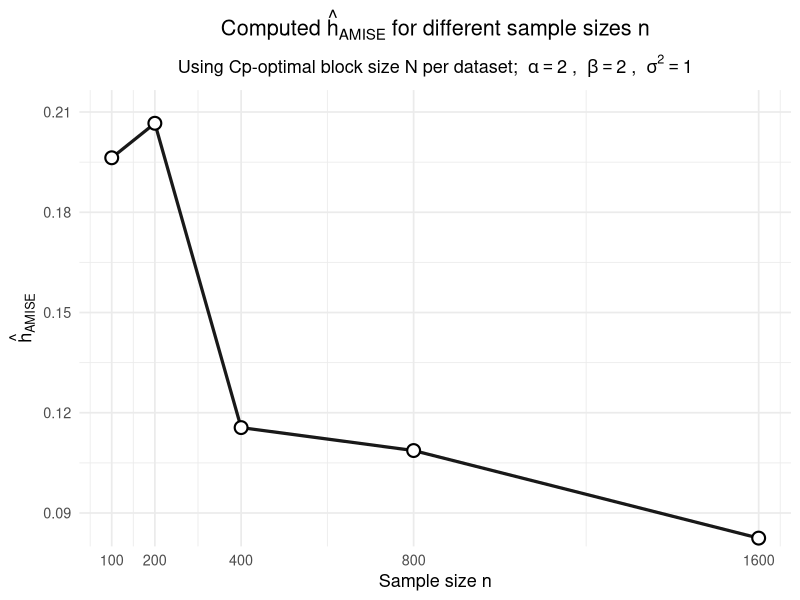
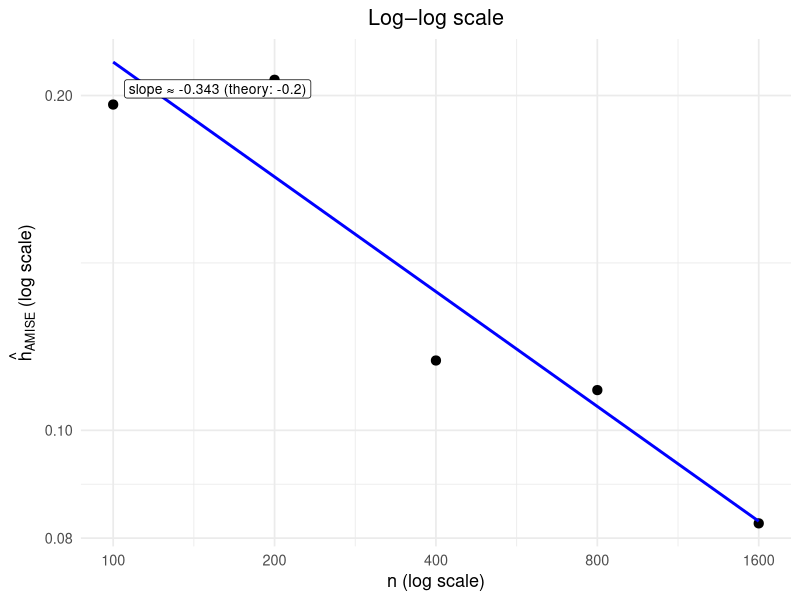
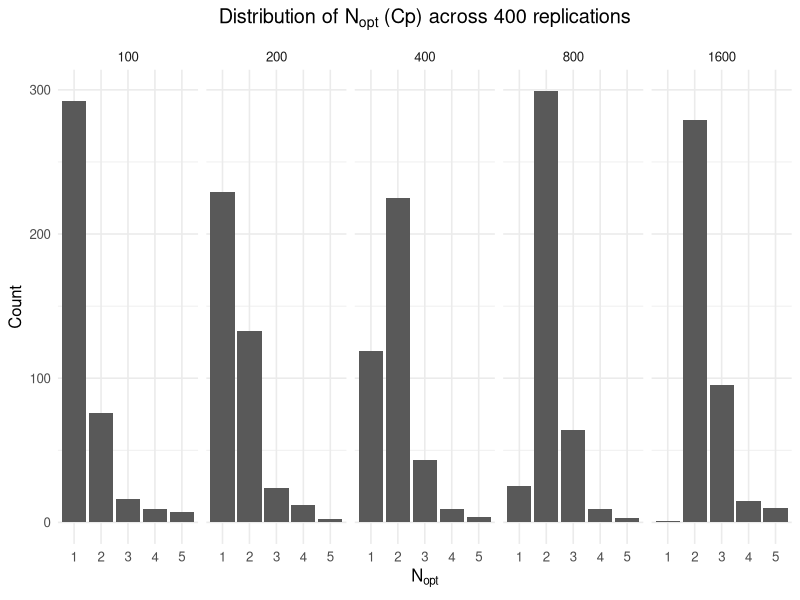
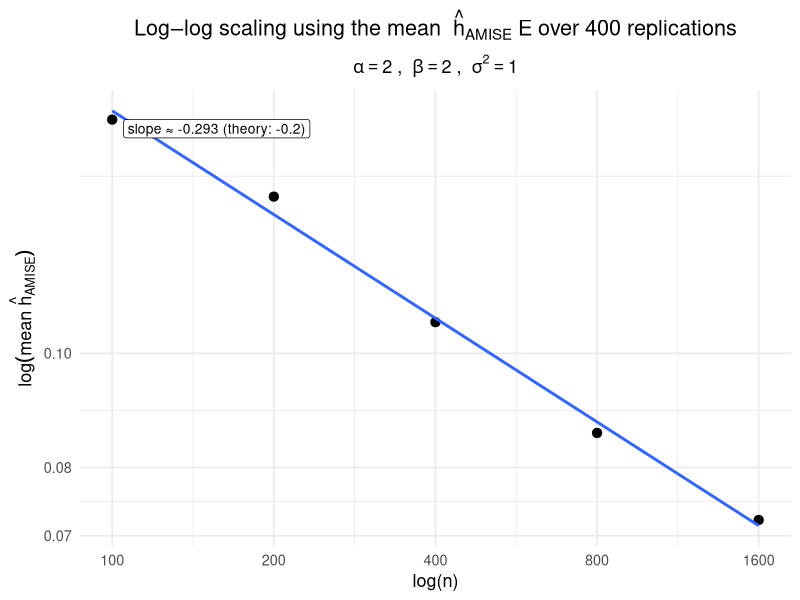
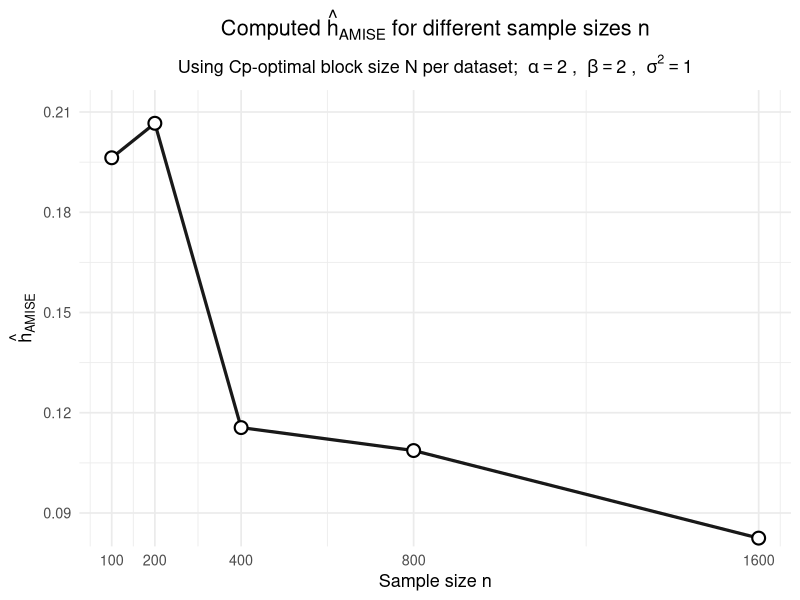
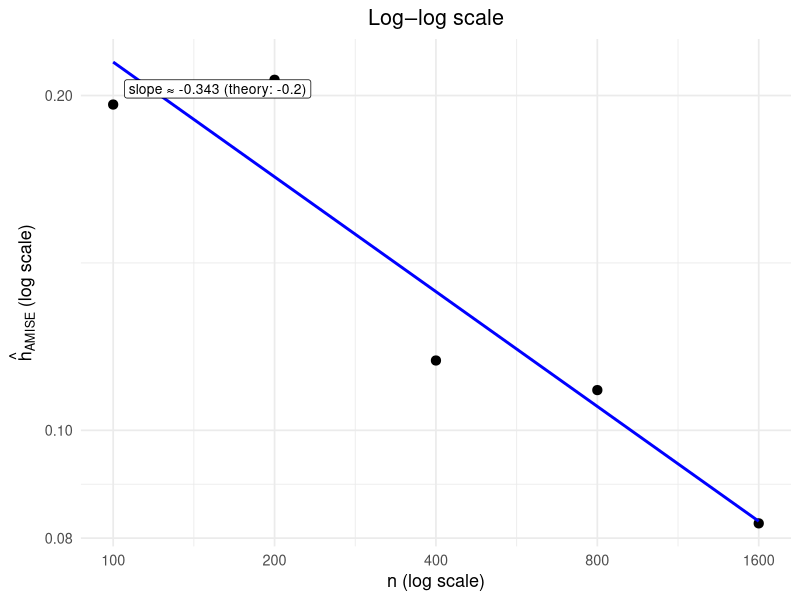
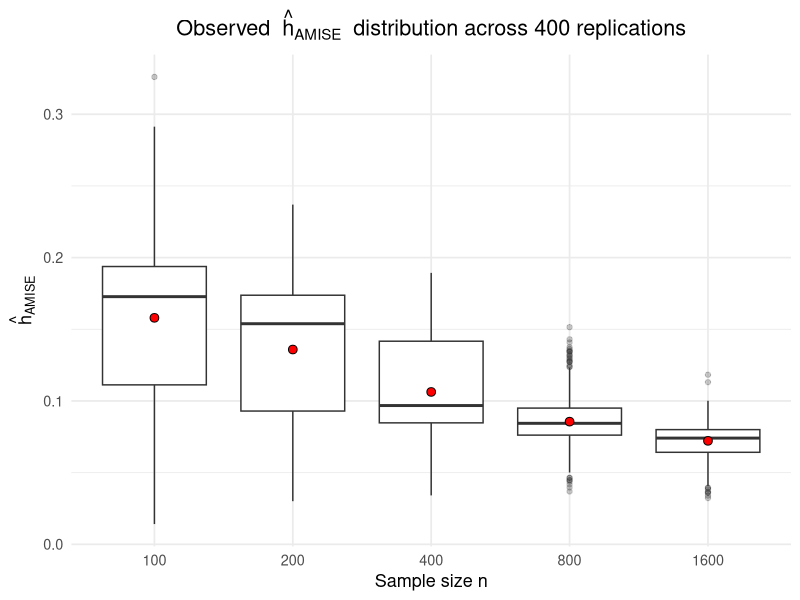
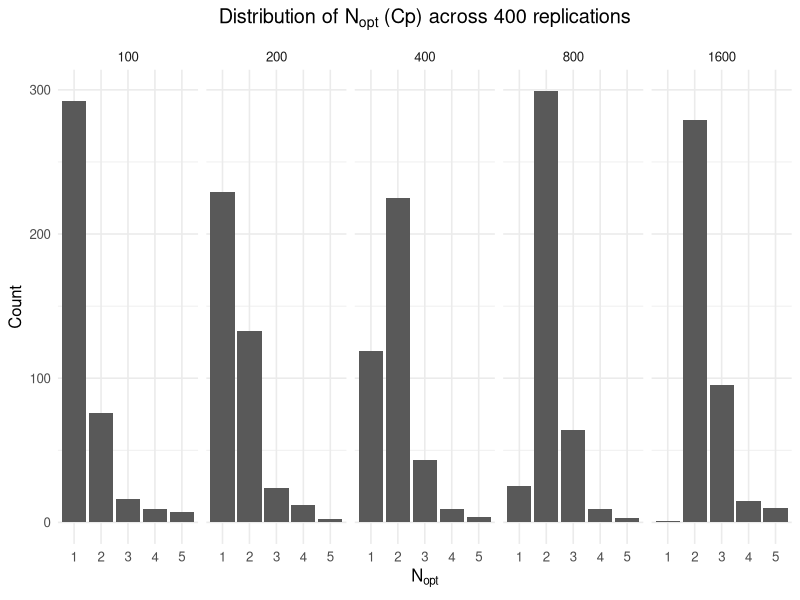

Here is the R script that generated these plots, in order: (Note: this script raises an error after producing the figures.)
set.seed(111)
library(ggplot2)
# We start by defining the functions we will need later

# the regression function m
reg_m <- function(x){
  sin(1/(x/3 + 0.1))
}

block_assignment <- function(x, N) {
  cut(x, breaks = seq(0, 1, length.out = N + 1),
      include.lowest = T, right = T, labels = F)
}


# Second derivative of an order 4 polynomial used to approxiate theta_22 and sigma2
poly_2nd <- function(x, coeff) {
  coeff <- c(coeff, rep(0, max(0, 5 - length(coeff))))
  2*coeff[3] + 6*coeff[4]*x + 12*coeff[5]*x^2
}

# Function that will fit a polynomial linear model of order 4 in each block j=1, ..., N if there are
# enough data points in the block
fit_blocks <- function(x, y, N){
  liste_coeff <- vector("list", N)
  blocks_rss <- numeric(N)
  m2nd_vec <- numeric(length(x))
  
  z <- block_assignment(x, N)
  for (j in seq_len(N)){
    index <- which(z == j)
    xj <- x[index]
    yj <- y[index]
    if (length(index) < 6) {                           
      return(list(valid = F))                        
    }
    
    Xj <- cbind(1, xj, xj^2, xj^3, xj^4)
    fitj <- lm.fit(Xj, yj)
    coeffj <- coef(fitj)
    if (any(!is.finite(coeffj))) return(list(valid = F))
    
    liste_coeff[[j]] <- coeffj
    fitted_j <- drop(Xj %*% coeffj)
    resid_j  <- yj - fitted_j
    blocks_rss[j] <- sum(resid_j^2)
  }
  
   for (j in seq_len(N)){
    index <- which(z == j)
    m2nd_vec[index] <- poly_2nd(x[index], liste_coeff[[j]])
  }
  
  list(
    valid = T,
    z=z,
    betas_hat = liste_coeff,
    m2nd = m2nd_vec,
    total_rss = sum(blocks_rss)
  )
}


# Estimate theta22_hat(N) and sigma2_hat(N) 
estimates <- function(x, y, N) {
  n <- length(x)
  fit <- fit_blocks(x, y, N)
  
  if (!isTRUE(fit$valid)) return(list(valid = F))
  theta22_hat <- mean( fit$m2nd^2 )

  if ((n - 5 * N) <= 0) return(list(valid = F))
  sigma2_hat <- fit$total_rss / (n - 5 * N)
  
  list(
    valid = T,
    theta22_hat = theta22_hat,
    sigma2_hat = sigma2_hat,
    rss = fit$total_rss
  )
}

# compute the approximation of the optimal bandwidth
h_AMISE_hat <- function(n, sigma2_hat, theta22_hat, support_len = 1) {
  if (!is.finite(theta22_hat) || theta22_hat <= 0) return(NA_real_)
  n^(-1/5) * ((35 * sigma2_hat * support_len) / theta22_hat)^(1/5)
}

# Mallows' Cp function
Cp_N <- function(n, N, RSS_N, RSS_Nmax, Nmax) {
  (RSS_N / ( RSS_Nmax / (n - 5 * Nmax) )) - (n - 10 * N)
}

# compute Nmax 
Nmax_f <- function(n) {
  max( min(floor(n / 20), 5), 1 )
}



# choose the optimal value of N with respect to Mallow's Cp criterion
N_opt_Cp <- function(x, y) {
  n    <- length(x)
  Nmax <- Nmax_f(n)

  RSS_Nmax <- NA_real_
  for (Nm in Nmax:1) {
    est_try <- estimates(x, y, Nm)
    if (isTRUE(est_try$valid)) { Nmax <- Nm; RSS_Nmax <- est_try$rss; break }
  }
  if (!is.finite(RSS_Nmax)) return(NA_integer_) 
  
  best_N  <- NA_integer_
  best_Cp <- Inf
  
  for (N in 1:Nmax) {
    estN <- estimates(x, y, N)
    if (!isTRUE(estN$valid)) next
    Cp <- Cp_N(n, N, estN$rss, RSS_Nmax, Nmax)
    if (Cp < best_Cp || (is.finite(Cp) && abs(Cp - best_Cp) <= 1e-12 && N < best_N)) {
      best_Cp <- Cp
      best_N  <- N
    }
  }
  best_N
}


# vary sample size n and fix parameters alpha, beta and sigma
alpha <- 2
beta <- 2
sigma <- 1


#  ĥ for a given using the Cp-optimalN
h_hat_for_n <- function(n, alpha, beta, sigma) {
  x <- rbeta(n, alpha, beta)
  y <- reg_m(x) + rnorm(n, sd = sqrt(sigma))
  N_opt <- N_opt_Cp(x, y)
  if (is.na(N_opt)) {
    data.frame(n = n, h_hat = NA_real_, N_opt = NA_integer_)
  } else {
    est <- estimates(x, y, N_opt)
    h_hat <- h_AMISE_hat(n, est$sigma2_hat, est$theta22_hat, support_len = 1)
    data.frame(n = n, h_hat = h_hat, N_opt = N_opt)
  }
}

# values of n to try
n_vals <- c(100, 200, 400, 800, 1600)

# run and collect
res_h <- do.call(rbind, lapply(n_vals, h_hat_for_n,
                               alpha = alpha, beta = beta, sigma = sigma))

# plot 
use_repel <- requireNamespace("ggrepel", quietly = TRUE)

plt1 <- ggplot(res_h, aes(n, h_hat)) +
  geom_line(linewidth = 1.1, alpha = 0.9, na.rm = TRUE) +
  geom_point(size = 3.6, shape = 21, stroke = 1.1, fill = "white", na.rm = TRUE) +
  scale_x_continuous(breaks = n_vals) +
  scale_y_continuous(expand = expansion(mult = c(0.02, 0.08))) +
  labs(
    x = "Sample size n",
    y = expression(hat(h)[AMISE]),
    title = expression("Computed " * hat(h)[AMISE] * " for different sample sizes " * n),
    subtitle = as.expression(bquote(
      "Using Cp-optimal block size " * N * " per dataset; " ~
        alpha == .(alpha) ~ ", " ~ beta == .(beta) ~ ", " ~ sigma^2 == .(sigma)
    ))
  ) +
  theme_minimal(base_size = 13) +
  theme(
    plot.title = element_text(hjust = 0.5),
    plot.subtitle = element_text(hjust = 0.5),
    legend.position = "top"
  )

plt1
ggsave("Single_Realization.png", plt1, width = 9, height = 5, dpi = 300)


df_rate <- subset(res_h, is.finite(h_hat))
mod <- lm(log(h_hat) ~ log(n), data = df_rate)
slope <- coef(mod)[2]

fit <- lm(log(h_hat) ~ log(n), data = df_rate)
a <- unname(coef(fit)[1])   # intercept on log scale
b <- unname(coef(fit)[2])   # slope (should be ~ -0.2)

# Proper log–log plot
plt2 <- ggplot(df_rate, aes(x = n, y = h_hat)) +
  geom_point(size = 2.8) +
  # draw the power-law fit h_hat = exp(a) * n^b
  geom_function(fun = function(x) exp(a) * x^b, linewidth = 1, color="blue") +
  scale_x_log10(breaks = sort(unique(df_rate$n))) +
  scale_y_log10() +
  annotate(
    "label",
    x = min(df_rate$n) * 1.05,
    y = max(df_rate$h_hat),
    label = sprintf("slope ≈ %.3f (theory: -0.2)", b),
    hjust = 0, vjust = 1, size = 3.5
  ) +
  labs(
    x = "n (log scale)",
    y = expression(hat(h)[AMISE]~"(log scale)"),
    title = "Log–log scale"
  ) +
  theme_minimal(base_size = 13) +
  theme(
    plot.title = element_text(hjust = 0.5),
    plot.subtitle = element_text(hjust = 0.5)
  )

plt2

ggsave("log_scale_plot.png", plt2, width = 9, height = 5, dpi = 300)


#Replicate the simulation 400 times and plot boxplots for each values of n
R <- 400
res_rep <- do.call(
  rbind,
  lapply(n_vals, function(nn) {
    do.call(rbind, replicate(R, h_hat_for_n(nn, alpha, beta, sigma), simplify = FALSE))
  })
)

plt3 <- ggplot(subset(res_rep, is.finite(h_hat)), aes(factor(n), h_hat)) +
  geom_boxplot(outlier.alpha = 0.25) +
  stat_summary(fun = mean, geom = "point", shape = 21, size = 2.6, fill = "red") +
  labs(x = "Sample size n", y = expression(hat(h)[AMISE]),
       title = expression("Observed "~hat(h)[AMISE]~" distribution across 400 replications")) +
  theme_minimal(base_size = 13)+
  theme(
    plot.title = element_text(hjust = 0.5),
    plot.subtitle = element_text(hjust = 0.5),
    legend.position = "top"
  )
ggsave("400_Replications.png", plt3, width = 9, height = 5, dpi = 300)

N_summary <- aggregate(N_opt ~ n, data = subset(res_rep, !is.na(N_opt)), FUN = median)

plt3_bis <-ggplot(subset(res_rep, !is.na(N_opt)), aes(x = factor(N_opt))) +
  geom_bar() +
  facet_wrap(~ n, nrow = 1) +
  labs(
    title = expression("Distribution of " * N[opt] ~ "(Cp) across 400 replications"),
    x = expression(N[opt]),
    y = "Count"
  ) +
  theme_minimal(base_size = 12) +
  theme(
    plot.title = element_text(hjust = 0.5, face = "bold")
  )
plt3_bis
ggsave("400_rep_N_vs_n.png", plt3_bis, width = 9, height = 5, dpi = 300)

df_mean <- aggregate(h_hat ~ n, data = subset(res_rep, is.finite(h_hat)), FUN = mean)
names(df_mean)[2] <- "mean_h"

# fit slope on log–log means and makes the plot of the means on a log-log scale
mod   <- lm(log(mean_h) ~ log(n), data = df_mean)
slope <- unname(coef(mod)[2])
plt4 <- ggplot(df_mean, aes(x = n, y = mean_h)) +
  geom_point(size = 2.8) +
  geom_smooth(method = "lm", se = FALSE, linewidth = 1) +
  scale_x_log10(breaks = n_vals) +
  scale_y_log10() +
  annotate(
    "label",
    x = min(df_mean$n) * 1.05,
    y = max(df_mean$mean_h),
    label = sprintf("slope ≈ %.3f (theory: -0.2)", slope),
    hjust = 0, vjust = 1, size = 3.5
  ) +
  labs(
    x = "log(n)",
    y = expression(log("mean " * hat(h)[AMISE])),
    title = "Log–log scaling using the mean "~hat(h)[AMISE]~"E over 400 replications",
    subtitle = as.expression(bquote(
      alpha == .(alpha) ~ ", " ~ beta == .(beta) ~ ", " ~ sigma^2 == .(sigma)
    ))
  ) +
  theme_minimal(base_size = 13) +
  theme(
    plot.title = element_text(hjust = 0.5),
    plot.subtitle = element_text(hjust = 0.5)
  )
plt4
ggsave("400_Replications_log_log.png", plt4, width = 9, height = 5, dpi = 300)



# build one table per n
h_vs_N <- function(n, alpha, beta, sigma) {
  x <- rbeta(n, alpha, beta)
  y <- reg_m(x) + rnorm(n, sd = sqrt(sigma))
  Nmax <- Nmax_f(n)
  
  # back off Nmax until feasible for Cp denominator
  RSS_Nmax <- NA_real_
  for (Nm in Nmax:1) {
    est <- estimates(x, y, Nm)
    if (isTRUE(est$valid)) { Nmax <- Nm; RSS_Nmax <- est$rss; break }
  }
  if (!is.finite(RSS_Nmax)) return(NULL)
  
  rows <- lapply(1:Nmax, function(N){
    estN <- estimates(x, y, N)
    if (!isTRUE(estN$valid)) return(NULL)
    data.frame(
      n = n,
      N = N,
      h_hat = h_AMISE_hat(n, estN$sigma2_hat, estN$theta22_hat),
      Cp = Cp_N(n, N, estN$rss, RSS_Nmax, Nmax)
    )
  })
  do.call(rbind, rows)
}

n_vals <- c(200, 800, 3200, 12800)
df <- do.call(rbind, lapply(n_vals, h_vs_N, alpha = alpha, beta = beta, sigma = sigma))

# optimal N per n (Cp criterion), for the dashed vertical lines
vlines <- do.call(rbind, lapply(split(df, df$n), function(d)
  data.frame(n = unique(d$n), N_opt = d$N[which.min(d$Cp)])
))

# fix a common y-scale across panels
y_rng <- range(df$h_hat[is.finite(df$h_hat)], na.rm = TRUE)

plt5 <- ggplot(df, aes(N, h_hat)) +
  geom_line(linewidth = 1.2) +
  geom_point(size = 3.4, shape = 21, stroke = 1.2, fill = "red", alpha = 0.9) +
  geom_vline(data = vlines_clean, aes(xintercept = N_opt), linetype = 2, linewidth = 0.6) +
  facet_wrap("n="~ n) +                     
  scale_x_continuous(breaks = seq_len(max(df$N))) +
  scale_y_continuous(limits = y_rng, expand = expansion(mult = c(0.02, 0.08))) +
  labs(
    title = "Estimated optimal bandwidth vs block size N",
    x = "Block size (N)",
    y = expression(hat(h)[AMISE])
  ) +
  theme_minimal(base_size = 12) +
  theme(
    plot.title = element_text(hjust = 0.5)
  )
plt5
ggsave("bandwidth_vs_N.png", plt5, width = 9, height = 5, dpi = 300)


# We now fix n=800, sigma=1, the optimal N, (w.r.t. Mallow's Cp criterion) and vary alpha and beta
n     <- 800
shapes <- list(c(0.5,0.5), c(5,1), c(1,3), c(2,2), c(1,5), c(5,5))

#Show the different density function for the different beta parametes pairs
# (alpha, beta) pairs
params <- data.frame(
  alpha = c(0.5, 5,   1, 2, 1, 5),
  beta  = c(0.5, 1,   3, 2, 5, 5)
)

x <- seq(1e-6, 1 - 1e-6, length.out = 1000)
labels <- with(params, paste0("Beta(", alpha, ",", beta, ")"))

df <- do.call(rbind, lapply(seq_len(nrow(params)), function(i) {
  data.frame(
    x = x,
    density = dbeta(x, params$alpha[i], params$beta[i]),
    label = labels[i]
  )
}))
df$label <- factor(df$label, levels = labels)

# y-axis capped at 5
plt6 <- ggplot(df, aes(x, density, color = label)) +
  geom_line(linewidth = 1.1) +
  labs(
    title = "Beta distributions",
    x = "x",
    y = "Density",
    color = "Parameters"
  ) +
  coord_cartesian(ylim = c(0, 5)) + 
  theme_minimal(base_size = 12) +
  theme(
    plot.title = element_text(hjust = 0.5),
    legend.position = "top"
  )

plt6

ggsave("pdf_beta_shapes.png", plt6, width = 9, height = 5, dpi = 300)


# Fix for some rounding issues i encountered
params <- data.frame(
  alpha = vapply(shapes, `[[`, numeric(1), 1),
  beta  = vapply(shapes, `[[`, numeric(1), 2)
)
params$label <- sprintf("Beta(%s,%s)",
                        format(params$alpha, trim = TRUE, scientific = FALSE),
                        format(params$beta,  trim = TRUE, scientific = FALSE))

# single replicate
h_one <- function(alpha, beta, label) {
  x <- rbeta(n, alpha, beta)
  y <- reg_m(x) + rnorm(n, sd = sqrt(sigma))
  Nopt <- N_opt_Cp(x, y)
  if (is.na(Nopt)) return(data.frame(label = label, h_hat = NA_real_))
  est <- estimates(x, y, Nopt)
  if (!isTRUE(est$valid)) return(data.frame(label = label, h_hat = NA_real_))
  data.frame(label = label,
             h_hat = h_AMISE_hat(n, est$sigma2_hat, est$theta22_hat))
}


res_ab <- do.call(rbind, lapply(seq_len(nrow(params)), function(i) {
  do.call(rbind, replicate(
    R,
    h_one(params$alpha[i], params$beta[i], params$label[i]),
    simplify = FALSE
  ))
}))

res_ab$label <- factor(res_ab$label, levels = params$label)


# Plot
plt7 <- ggplot(subset(res_ab, is.finite(h_hat)), aes(x = label, y = h_hat)) +
  geom_boxplot() +
  labs(
    title = "Estimated optimal bandwidth across Beta shapes (n = 800)",
    subtitle = sprintf("R = %d replications per shape", R),
    x = "Design density",
    y = expression(hat(h)[AMISE])
  ) +
  theme_minimal(base_size = 12) +
  theme(
    plot.title = element_text(hjust = 0.5),
    plot.subtitle = element_text(hjust = 0.5),
    axis.text.x = element_text(angle = 30, hjust = 1)
  )

plt7
ggsave("Boxplots_beta_shapes.png", plt7, width = 9, height = 5, dpi = 300)

